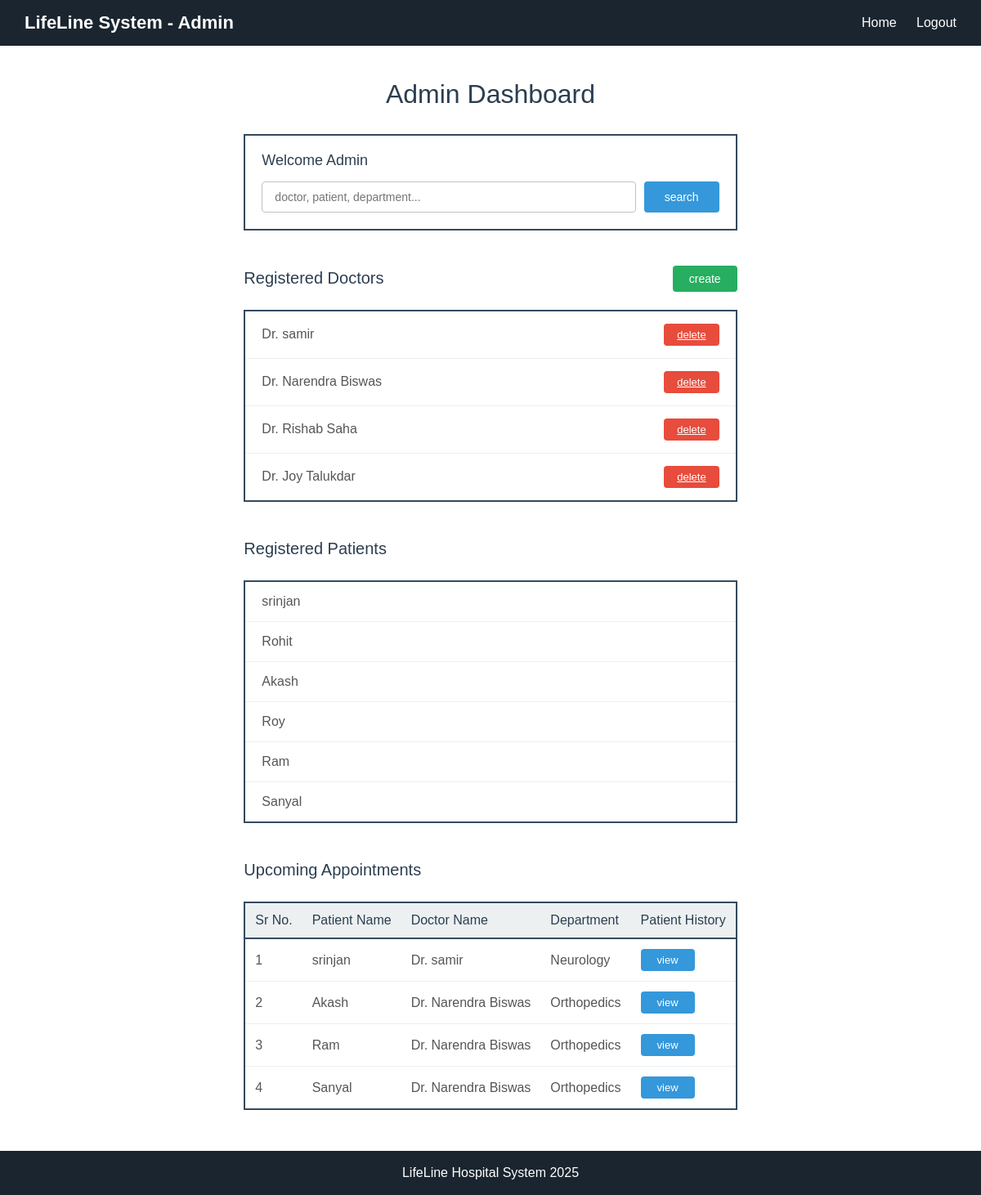
Page /admin_dashboard on the committed database.
### app.py (models this page shows)
class Doctor(db.Model):
    __tablename__ = 'doctors'
    id = db.Column(db.Integer, primary_key=True)
    user_id = db.Column(db.Integer, db.ForeignKey('users.id'), nullable=False)
    name = db.Column(db.String(100), nullable=False)
    specialization = db.Column(db.String(100), nullable=False)
    phone = db.Column(db.String(15), nullable=False)
    availability = db.Column(db.String(100), nullable=True)  # e.g., 'Mon-Fri 9am-5pm'
    experience = db.Column(db.String(50), nullable=True)
    appointments = db.relationship('Appointment', backref='doctor', lazy=True)

class Patient(db.Model):
    __tablename__ = 'patients'
    id = db.Column(db.Integer, primary_key=True)
    user_id = db.Column(db.Integer, db.ForeignKey('users.id'), nullable=False)
    name = db.Column(db.String(100), nullable=False)
    age = db.Column(db.Integer, nullable = False)
    gender = db.Column(db.String(10), nullable=False)
    phone = db.Column(db.String(15), nullable=False)
    address = db.Column(db.String(200), nullable=True)
    appointments = db.relationship('Appointment', backref='patient', lazy=True)

class Appointment(db.Model):
    __tablename__ = 'appointments'
    id=db.Column(db.Integer, primary_key=True)
    patient_name=db.Column(db.String(100), nullable=False)
    doctor_id = db.Column(db.Integer, db.ForeignKey('doctors.id'), nullable=False)
    patient_id = db.Column(db.Integer, db.ForeignKey('patients.id'), nullable=False)
    appointment_date = db.Column(db.String(20), nullable=False)   # 'YYYY-MM-DD'
    appointment_time = db.Column(db.String(50), nullable=False)   # '08:00-12:00' or 'Morning: 08-12'
    status = db.Column(db.String(20), nullable=False, default='Booked')
    treatment = db.relationship('Treatment', backref='appointment', uselist=False)

### app.py (the view)
@app.route('/admin_dashboard')
def admin_dashboard():
    doctors = Doctor.query.all()
    patients = Patient.query.all()
    appointments = Appointment.query.all()
    return render_template('admin_dashboard.html',
                         doctors=doctors,
                         patients=patients,
                         appointments=appointments)
    return render_template('admin_dashboard.html')

### templates/admin_dashboard.html (shortened to what this page needs)
<!DOCTYPE html>
<html>
<head>
    <link rel="stylesheet" href="{{ url_for('static', filename='style.css') }}">
</head>
<body>
    <div class="top-bar">
        <span class="hospital-title">LifeLine System - Admin</span>
        <div class="top-links">
            <a href="{{ url_for('index') }}">Home</a>
            <a href="{{ url_for('logout') }}">Logout</a>
        </div>
    </div>
    <div class="admin-container">
        <h1 class="admin-title">Admin Dashboard</h1>
        <div class="admin-header">
            <span class="admin-welcome">Welcome Admin</span>
            <div class="admin-search">
                <input type="text" placeholder="doctor, patient, department..." class="admin-search-input">
                <button class="admin-search-btn">search</button>
            </div>
        </div>
        <div class="admin-section">
            <div class="section-header">
                <h2>Registered Doctors</h2>
                <button onclick="location.href='{{ url_for('createdoc') }}'" class="btn-create">create</button>
            </div>
            <div class="list-container">
                {% for doctor in doctors %}
                <div class="list-item">
                    <span class="item-name">Dr. {{ doctor.name }}</span>
                    <div class="item-actions">
                        <a href="{{ url_for('delete_doctor', doctor_id=doctor.id) }}" class="btn-action btn-delete">
                            delete
                        </a>
                    </div>
                </div>
                {% else %}
                <div class="list-item">
                    <span class="item-name">No doctors registered</span>
                </div>
                {% endfor %}
            </div>
        </div>
        <div class="admin-section">
            <div class="section-header">
                <h2>Registered Patients</h2>
            </div>
            <div class="list-container">
                {% for patient in patients %}
                <div class="list-item">
                    <span class="item-name">{{ patient.name }}</span>
                </div>
                {% else %}
                <div class="list-item">
                    <span class="item-name">No patients registered</span>
                </div>
                {% endfor %}
            </div>
        </div>
        <div class="admin-section">
            <div class="section-header">
                <h2>Upcoming Appointments</h2>
            </div>
            <table class="appointments-table">
                <thead>
                    <tr>
                        <th>Sr No.</th>
                        <th>Patient Name</th>
                        <th>Doctor Name</th>
                        <th>Department</th>
                        <th>Patient History</th>
                    </tr>
                </thead>
                <tbody>
                    {% for appointment in appointments %}
                    <tr>
                        <td>{{ appointment.id }}</td>
                        <td>{{ appointment.patient.name }}</td>
                        <td>Dr. {{ appointment.doctor.name }}</td>
                        <td>{{ appointment.doctor.specialization }}</td>
                        <td>
                            <button class="btn-view">view</button>
                        </td>
                    </tr>
                    {% else %}
                    <tr>
                        <td colspan="5">No upcoming appointments</td>
                    </tr>
                    {% endfor %}
                </tbody>
            </table>
        </div>
    </div>
    <div class="bottom-bar">
        <p>LifeLine Hospital System 2025</p>
    </div>
</body>
</html>

### static/style.css (style rules this page uses)
body { margin: 0; font-family: Arial; }
.top-bar { background: #1a252f; color: white; padding: 15px 30px; display: flex; justify-content: space-between; align-items: center; }
.hospital-title { font-size: 22px; font-weight: bold; }
.top-links a { color: white; margin-left: 20px; text-decoration: none; }
.bottom-bar { background: #1a252f; color: white; text-align: center; padding: 18px; }
.bottom-bar p { margin: 0; }
.admin-container { max-width: 900px; margin: 40px auto; padding: 20px; }
.admin-title { text-align: center; font-size: 32px; color: #2c3e50; margin-bottom: 30px; font-weight: normal; }
.admin-header { border: 2px solid #34495e; padding: 20px; margin-bottom: 30px; background: white; }
.admin-welcome { display: block; font-size: 18px; color: #2c3e50; margin-bottom: 15px; }
.admin-search { display: flex; gap: 10px; }
.admin-search-input { flex: 1; padding: 10px 15px; border: 1px solid #bdc3c7; border-radius: 4px; font-size: 14px; }
.admin-search-btn { padding: 10px 25px; background: #3498db; color: white; border: none; border-radius: 4px; cursor: pointer; font-size: 14px; }
.admin-section { margin-bottom: 30px; }
.section-header { display: flex; justify-content: space-between; align-items: center; margin-bottom: 10px; }
.section-header h2 { font-size: 20px; color: #2c3e50; font-weight: normal; }
.btn-create { padding: 8px 20px; background: #27ae60; color: white; border: none; border-radius: 4px; cursor: pointer; font-size: 14px; }
.list-container { border: 2px solid #34495e; background: white; }
.list-item { display: flex; justify-content: space-between; align-items: center; padding: 15px 20px; border-bottom: 1px solid #ecf0f1; }
.list-item:last-child { border-bottom: none; }
.item-name { font-size: 16px; color: #555; }
.item-actions { display: flex; gap: 10px; }
.btn-action { padding: 6px 16px; border: none; border-radius: 4px; cursor: pointer; font-size: 13px; }
.btn-delete { background: #e74c3c; color: white; }
.appointments-table { width: 100%; border: 2px solid #34495e; border-collapse: collapse; background: white; }
.appointments-table th { background: #ecf0f1; padding: 12px; text-align: left; border-bottom: 2px solid #34495e; font-weight: normal; color: #2c3e50; }
.appointments-table td { padding: 12px; border-bottom: 1px solid #ecf0f1; color: #555; }
.appointments-table tbody tr:last-child td { border-bottom: none; }
.btn-view { padding: 6px 20px; background: #3498db; color: white; border: none; border-radius: 4px; cursor: pointer; font-size: 13px; }
html { height: 100%; }
body { margin: 0; font-family: Arial; min-height: 100vh; display: flex; flex-direction: column; }
.admin-container { max-width: 700px; margin: 0 auto; }

### rows in the picture
Doctor: name "samir"
Doctor: name "Narendra Biswas"
Doctor: name "Rishab Saha"
Doctor: name "Joy Talukdar"
Patient: name "srinjan"
Patient: name "Rohit"
Patient: name "Akash"
Patient: name "Roy"
Patient: name "Ram"
Patient: name "Sanyal"
Appointment: id "1", patient.name "srinjan", doctor.name "samir", doctor.specialization "Neurology"
Appointment: id "2", patient.name "Akash", doctor.name "Narendra Biswas", doctor.specialization "Orthopedics"
Appointment: id "3", patient.name "Ram", doctor.name "Narendra Biswas", doctor.specialization "Orthopedics"
Appointment: id "4", patient.name "Sanyal", doctor.name "Narendra Biswas", doctor.specialization "Orthopedics"
